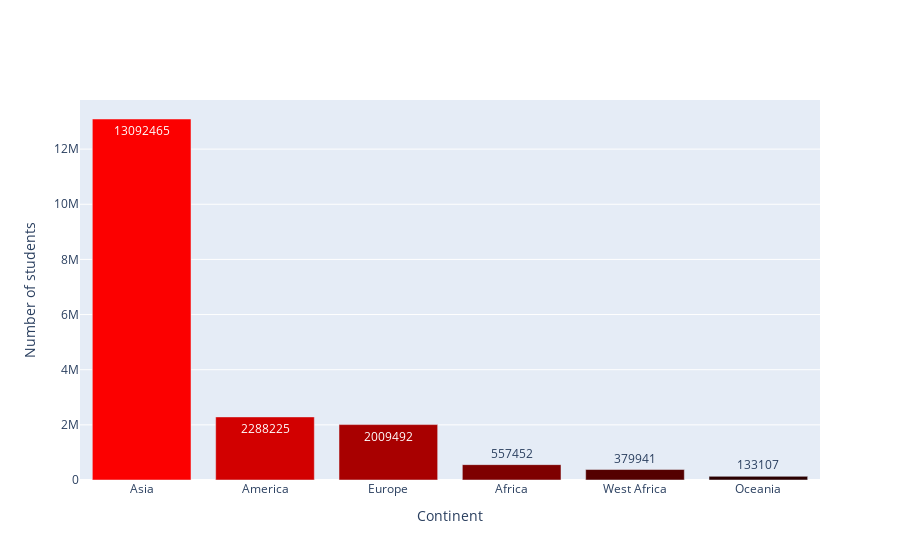

Notebook code for this chart:
### Markdown cell above
# Which continent do most international students studying in the United States come from?

### Code cell
europe_list = ["Europe"]
africa_list = ["West_Africa", "Southern Africa", "East Africa", "Central Africa", "North Africa", "Africa, Subsaharan"]
america_list = ["Caribbean", "South America", "Mexico and Central America", "Latin America and Caribbean", "North America"]
oceania_list = ["Oceania", "Stateless"]
asia_list = ["Middle East", "South and Central Asia", "Southeast Asia", "East Asia", "Asia"]

region_lists = {
    "Europe": europe_list,
    "Africa": africa_list,
    "America": america_list,
    "Oceania": oceania_list,
    "Asia": asia_list
}

origin['continent'] = origin['origin_region'].apply(lambda x: next((key for key, value in region_lists.items() if x in value), x))

sum_df = origin.groupby('continent')['students'].sum().reset_index()

sum_df = sum_df.sort_values(by='students', ascending=False)

colors = [f'rgb({i}, 0, 0)' for i in range(0, 256, int(256/len(sum_df)))][::-1]


# Creare il barplot con Plotly
fig3a = go.Figure()
fig3a.add_trace(go.Bar(
    x=sum_df['continent'],
    y=sum_df['students'],
    marker=dict(color=colors),
    hoverinfo='y+text',
    text=sum_df['students']
))

fig3a.update_layout(
    xaxis_title='Continent',
    yaxis_title='Number of students'
)

fig3a.show()

### Figure 1 — Plotly figure (JSON) as saved in the notebook; plotly's stock layout.template omitted (floating-point values rounded to 4 significant figures)
{"data": [{"hoverinfo": "y+text", "marker": {"color": ["rgb(252, 0, 0)", "rgb(210, 0, 0)", "rgb(168, 0, 0)", "rgb(126, 0, 0)", "rgb(84, 0, 0)", "rgb(42, 0, 0)", "rgb(0, 0, 0)"]}, "text": [13092465, 2288225, 2009492, 557452, 379941, 133107], "type": "bar", "x": ["Asia", "America", "Europe", "Africa", "West Africa", "Oceania"], "y": [13092465, 2288225, 2009492, 557452, 379941, 133107]}], "layout": {"xaxis": {"title": {"text": "Continent"}}, "yaxis": {"title": {"text": "Number of students"}}}}
